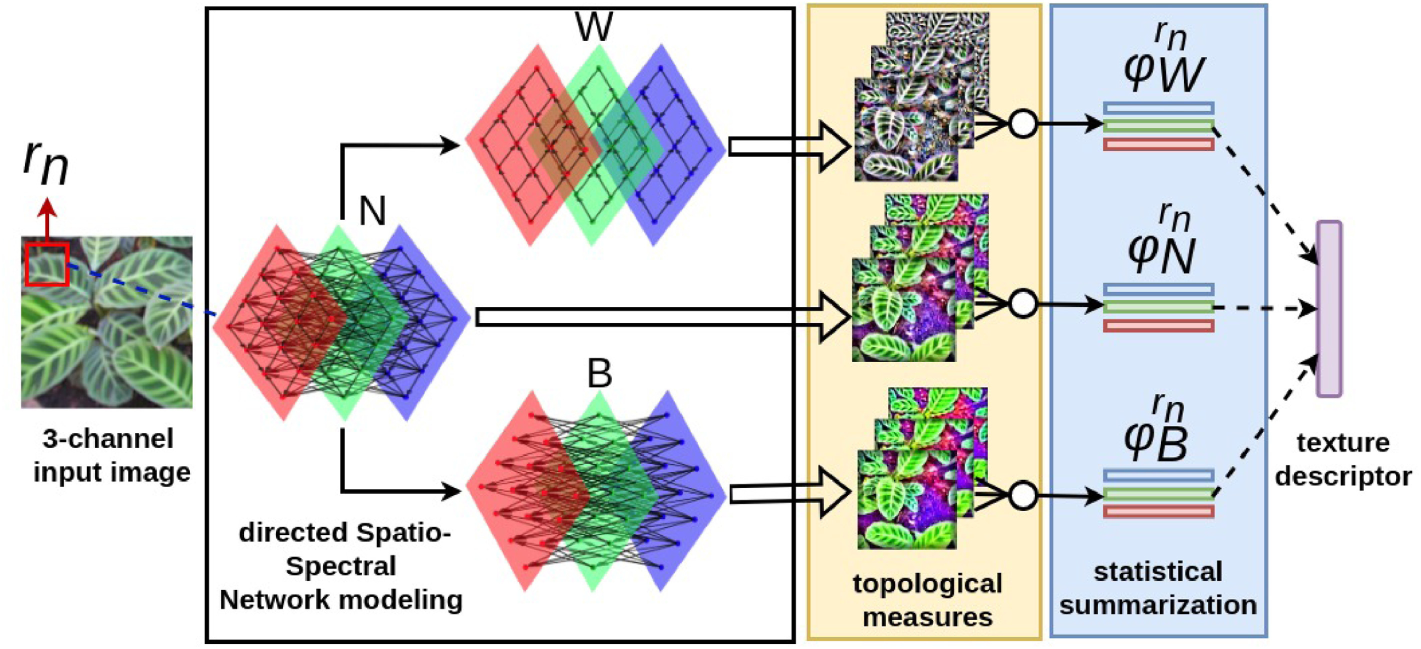
#> input picture SSN-master/SSN.jpg, 2842 x 1298 px, given in place of l1nr005.png, which was not available (shown at 1/2 size)
$ python p.py
#> lines starting #> are read from the running program, lines starting #| are printed output that depends on the picture; pictures that were not available may be replaced by others from this repository, and a replacement may not be noted
from PIL import Image

# caminhos das imagens (ajuste para os arquivos reais)
img1_path = "/home/rodrigoduarte/Documentos/mestrado/p/l1nr005.png"
img2_path = "/home/rodrigoduarte/Documentos/mestrado/p/R_90Class1 (1).jpg"
img3_path = "/home/rodrigoduarte/Documentos/mestrado/p/Class13(1)R0_00007.jpg"

# abrir imagens
img1 = Image.open(img1_path)
#> img1 is the input picture: PIL image 2842x1298 RGB; mean R, G, B 210.6, 210.5, 208.7
img2 = Image.open(img2_path)
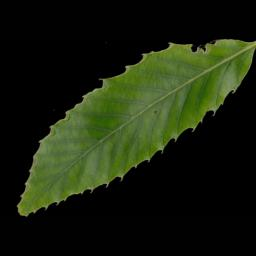
#> input picture p/R_90Class1 (1).jpg, 256 x 256 px, found by its file name
#> img2 is the input picture: PIL image 256x256 RGB; mean R, G, B 24.9, 32.8, 13.5
img3 = Image.open(img3_path)
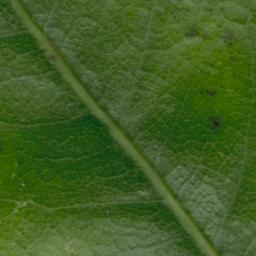
#> input picture p/Class13(1)R0_00007.jpg, 256 x 256 px, found by its file name
#> img3 is the input picture: PIL image 256x256 RGB; mean R, G, B 63.8, 93.6, 34.9

# padronizar altura para todas ficarem iguais
base_height = 300
def resize_to_height(img, height):
#> called with height = 300
    w, h = img.size
#> w = 2842; h = 1298
    new_w = int(w * (height / h))
#> new_w = 656
    return img.resize((new_w, height))
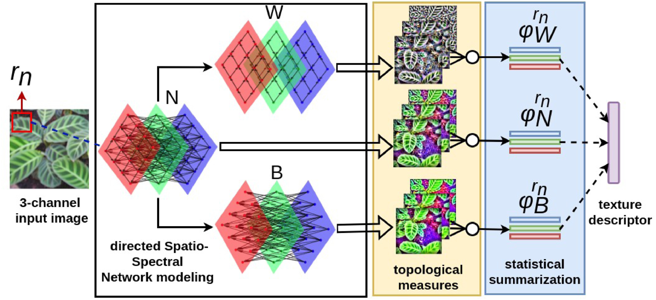
#> returned value: PIL image 656x300 RGB; mean R, G, B 210.5, 210.4, 208.6

img1 = resize_to_height(img1, base_height)
img2 = resize_to_height(img2, base_height)
img3 = resize_to_height(img3, base_height)

# calcular dimensões da imagem final
total_width = img1.width + img2.width + img3.width
#> total_width = 1256
max_height = base_height

# criar tela em branco
new_img = Image.new("RGB", (total_width, max_height), (255, 255, 255))
#> new_img: PIL image 1256x300 RGB; every value is 255

# colar as imagens na ordem: swedish, flavia, d2
x_offset = 0
for im in [img1, img2, img3]:
    new_img.paste(im, (x_offset, 0))
    x_offset += im.width
#> this loop made 3 passes
#> x_offset on passes 1 to 3: 656, 956, 1256
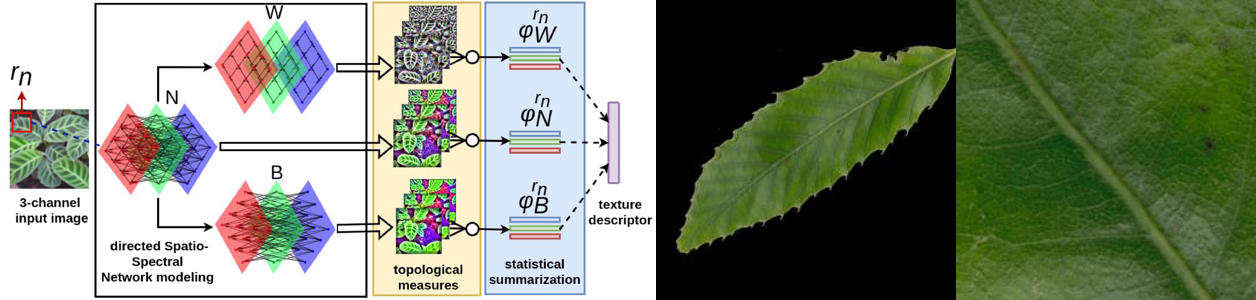
#> new_img: PIL image 1256x300 RGB; mean R, G, B 131.2, 140.1, 120.5
#> after the loop, x_offset = 1256

# salvar resultado
new_img.save("datasets.png")
print("Imagem final salva como datasets.png")
